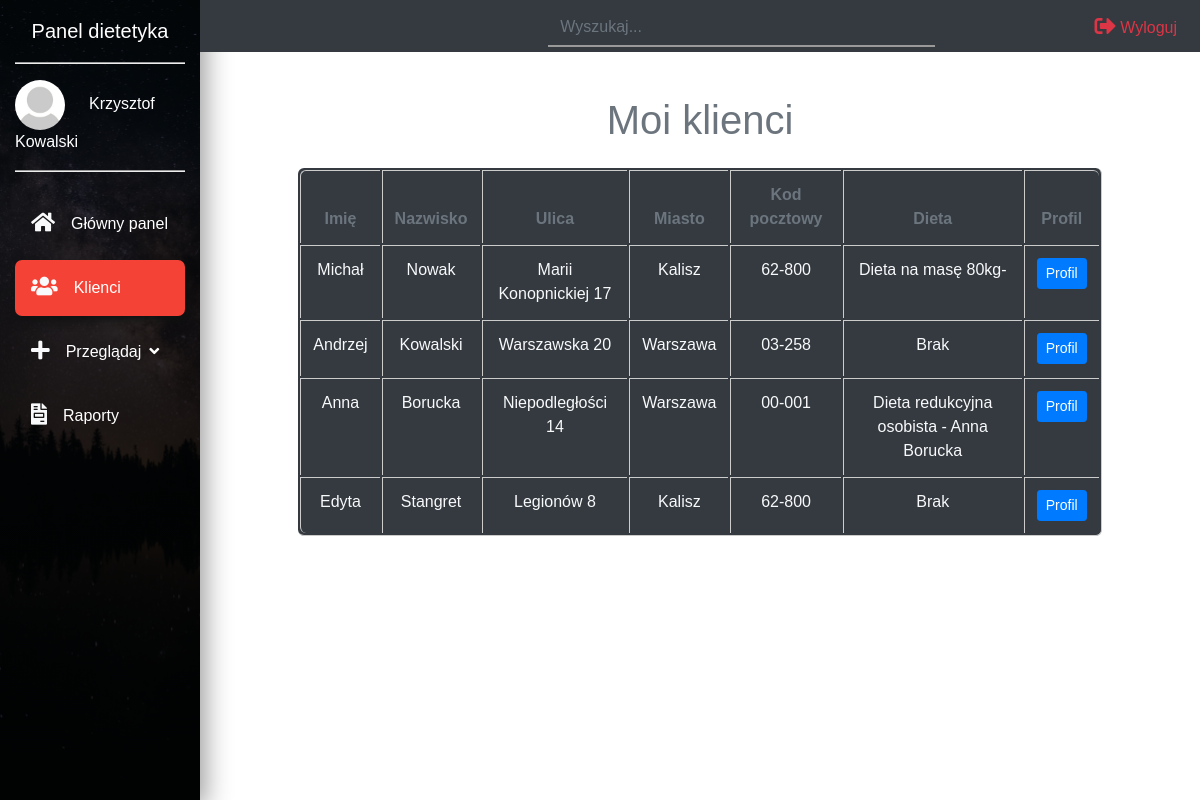
Page /klienci.php (signed in) on the committed database.
### tables this page shows
CREATE TABLE `uzytkownik` (
  `UzytkownikID` int(11) NOT NULL,
  `email` varchar(256) NOT NULL,
  `Haslo` varchar(256) NOT NULL,
  `Imie` varchar(40) NOT NULL,
  `Nazwisko` varchar(40) NOT NULL,
  `Ulica` varchar(60) NOT NULL,
  `Miasto` varchar(50) NOT NULL,
  `Kod_Pocztowy` varchar(6) NOT NULL,
  `Typ_Uzytkownika` tinyint(4) NOT NULL,
  `DietetykID` int(11) DEFAULT NULL,
  `DietaID` int(11) DEFAULT NULL
);

CREATE TABLE `dieta` (
  `DietaID` int(11) NOT NULL,
  `Tytul` varchar(60) DEFAULT NULL,
  `Kalorycznosc` int(11) DEFAULT NULL,
  `Opis` longtext NOT NULL,
  `TypDietyID` int(11) NOT NULL,
  `DietetykID` int(11) NOT NULL
);

### klienci.php (the view, shortened to what this page needs)
<?php
  require_once 'head.php';
?>
<body id="dashboard">
	<nav class="navbar navbar-expand-md navbar-light">
		<div class="navbar" id="myNavbar">
			<div class="container-fluid">
				<div class="row">
          <?php
          require_once 'navs/sidebar.php';
          ?>
          <div class="col-xl-10 col-lg-9 col-md-8 ml-auto bg-dark fixed-top pt-2 pb-1">
            <div class="row align-items-center">
              <div class="col-md-5">
                <form>
                  <div class="input-group">
                    <input type="text" id="myInput" onkeyup="search()" class="form-control search-input text-white" placeholder="Wyszukaj...">
                  </div>
                </form>
              </div>
              <div class="col-md-3">
                <ul class="navbar-nav">
                  <li class="nav-item ml-lg-auto" id="wyloguj"><a href="action.php?do=logout" class="nav-link text-danger"><i class="fas fa-sign-out-alt text-danger fa-lg"></i>   Wyloguj</a></li>
                </ul>
              </div>
            </div>
          </div>
				</div>
			</div>
		</div>
	</nav>
    <section class="mt-5">
      <div class="container-fluid">
        <div class="row">
          <div class="col-10 ml-auto">
            <div class="row">
              <div class="col-10 offset-1">
                <?php
                if($_SESSION['user']['Typ_Uzytkownika'] == 2)
                {
                  echo '<h1 class="text-center text-muted py-3"> Moi klienci </h1>';
                }
                else if($_SESSION['user']['Typ_Uzytkownika'] == 3)
                {
                  echo '<h1 class="text-center text-muted py-3">Wszyscy klienci </h1>';
                }
                ?>
                <table class="table table-curved bg-dark text-center text-light mx-auto" id="tabela-klienci">
                  <thead>
                    <tr class="header text-muted">
                      <th>Imię</th>
                      <th>Nazwisko</th>
                      <th>Ulica</th>
                      <th>Miasto</th>
                      <th>Kod pocztowy</th>
                      <?php if($_SESSION['user']['Typ_Uzytkownika'] == 2){?>
                      <th>Dieta</th>
                    <?php }else if($_SESSION['user']['Typ_Uzytkownika'] == 3){
                      echo '<th>Dietetyk</th>';}?>
                      <th>Profil</th>
                    </tr>
                  </thead>
                  <tbody>
                      <?php
                      $sql = "SELECT `UzytkownikID`, `Imie`, `Nazwisko`, `Ulica`, `Miasto`, `Kod_Pocztowy`, `Typ_Uzytkownika`, `DietetykID`, `DietaID` from uzytkownik where Typ_Uzytkownika=1";
                      $result = $db_conn -> query($sql);
                      while ($row = $result->fetch_assoc())
                        {
                          if($_SESSION['user']['Typ_Uzytkownika'] == 2)
                          {
                            if($_SESSION['user']['UzytkownikID'] == $row['DietetykID'])
                            {
                              echo '<tr>';
                              echo '<td>';
                              echo $row["Imie"];
                              echo '</td>';
                              echo '<td>';
                              echo $row["Nazwisko"];
                              echo '</td>';
                              echo '<td>';
                              echo $row["Ulica"];
                              echo '</td>';
                              echo '<td>';
                              echo $row["Miasto"];
                              echo '</td>';
                              echo '<td>';
                              echo $row["Kod_Pocztowy"];
                              echo '</td>';
                              echo '<td>';
                                if($row["DietaID"]==NULL)
                                {
                                  echo 'Brak';
                                }
                                else
                                {
                                  $query2 = "SELECT * FROM dieta WHERE DietaID = $row[DietaID]";
                                  $result2 = $db_conn->query($query2);
                                  if ($result2)
                                    {
                                      $row2 = $result2->fetch_row();
                                      echo $row2[1];
                                    }
                                }
                              echo '</td>';
                              echo '<td>';
                              echo '<a href="klient.php?id='.$row['UzytkownikID'].'" class="btn btn-sm btn-primary">Profil</a>';
                              echo '</td>';
                              echo '</tr>';
                            }
                          }
                        }
                      ?>
                  </tbody>
                </table>
              </div>
            </div>
          </div>
        </div>
    </section>
</body>
</html>

### css/main.css (style rules this page uses)
html { scroll-behavior: smooth; }
body#dashboard { font-family: 'Montserrat', sans-serif; }
.navbar-light .navbar-nav .nav-link { color: rgba(0,0,0,1); }
.search-input { background: transparent; border: none; border-radius: 0; border-bottom: 2px solid #999; transition: all .4s; }
li#wyloguj { transition: all .4s; }
.table-curved { border-collapse: separate; border: solid #ccc 1px; border-radius: 6px; border-left: 0px; border-top: 0px; }
.table-curved > thead:first-child > tr:first-child > th { border-bottom: 0px; border-top: solid #ccc 1px; }
.table-curved td, .table-curved th { border-left: 1px solid #ccc; border-top: 1px solid #ccc; }
.table-curved > :first-child > :first-child > :first-child { border-radius: 6px 0 0 0; }
.table-curved > :first-child > :first-child > :last-child { border-radius: 0 6px 0 0; }
.table-curved > :last-child > :last-child > :first-child { border-radius: 0 0 0 6px; }
.table-curved > :last-child > :last-child > :last-child { border-radius: 0 0 6px 0; }

### rows in the picture
uzytkownik: Imie "Michał", Nazwisko "Nowak", Ulica "Marii Konopnickiej 17", Miasto "Kalisz", Kod_Pocztowy "62-800", DietaID.Tytul "Dieta na masę 80kg-"
uzytkownik: Imie "Andrzej", Nazwisko "Kowalski", Ulica "Warszawska 20", Miasto "Warszawa", Kod_Pocztowy "03-258", shows "Brak"
uzytkownik: Imie "Anna", Nazwisko "Borucka", Ulica "Niepodległości 14", Miasto "Warszawa", Kod_Pocztowy "00-001", DietaID.Tytul "Dieta redukcyjna osobista - Anna Borucka"
uzytkownik: Imie "Edyta", Nazwisko "Stangret", Ulica "Legionów 8", Miasto "Kalisz", Kod_Pocztowy "62-800", shows "Brak"

### other values in the picture
$_SESSION['user']['Imie'] "Krzysztof"
$_SESSION['user']['Nazwisko'] "Kowalski"
